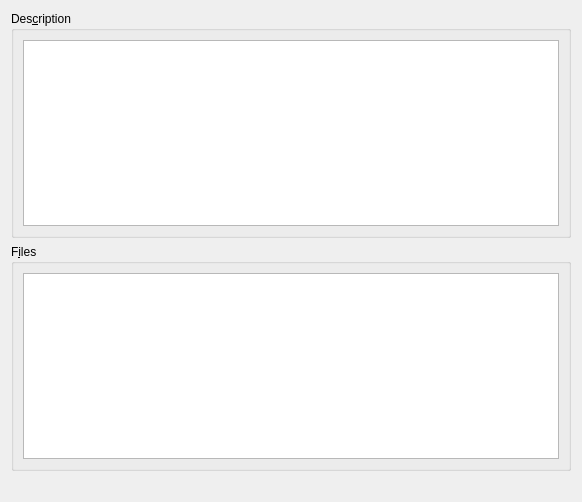
<?xml version="1.0" encoding="UTF-8"?>
<ui version="4.0">
 <class>Utils::SubmitEditorWidget</class>
 <widget class="QWidget" name="Utils::SubmitEditorWidget">
  <property name="geometry">
   <rect>
    <x>0</x>
    <y>0</y>
    <width>582</width>
    <height>502</height>
   </rect>
  </property>
  <property name="windowTitle">
   <string>Subversion Submit</string>
  </property>
  <layout class="QVBoxLayout">
   <item>
    <widget class="QGroupBox" name="descriptionBox">
     <property name="title">
      <string>Des&amp;cription</string>
     </property>
     <property name="flat">
      <bool>true</bool>
     </property>
     <layout class="QVBoxLayout" name="verticalLayout">
      <item>
       <widget class="QTextEdit" name="description">
        <property name="acceptRichText">
         <bool>false</bool>
        </property>
       </widget>
      </item>
     </layout>
    </widget>
   </item>
   <item>
    <widget class="QGroupBox" name="groupBox">
     <property name="title">
      <string>F&amp;iles</string>
     </property>
     <property name="flat">
      <bool>true</bool>
     </property>
     <layout class="QVBoxLayout" name="verticalLayout_2">
      <item>
       <widget class="QTreeView" name="fileView"/>
      </item>
     </layout>
    </widget>
   </item>
   <item>
    <layout class="QHBoxLayout" name="buttonLayout">
     <item>
      <spacer name="horizontalSpacer">
       <property name="orientation">
        <enum>Qt::Horizontal</enum>
       </property>
       <property name="sizeHint" stdset="0">
        <size>
         <width>40</width>
         <height>20</height>
        </size>
       </property>
      </spacer>
     </item>
    </layout>
   </item>
  </layout>
 </widget>
 <resources/>
 <connections/>
</ui>
